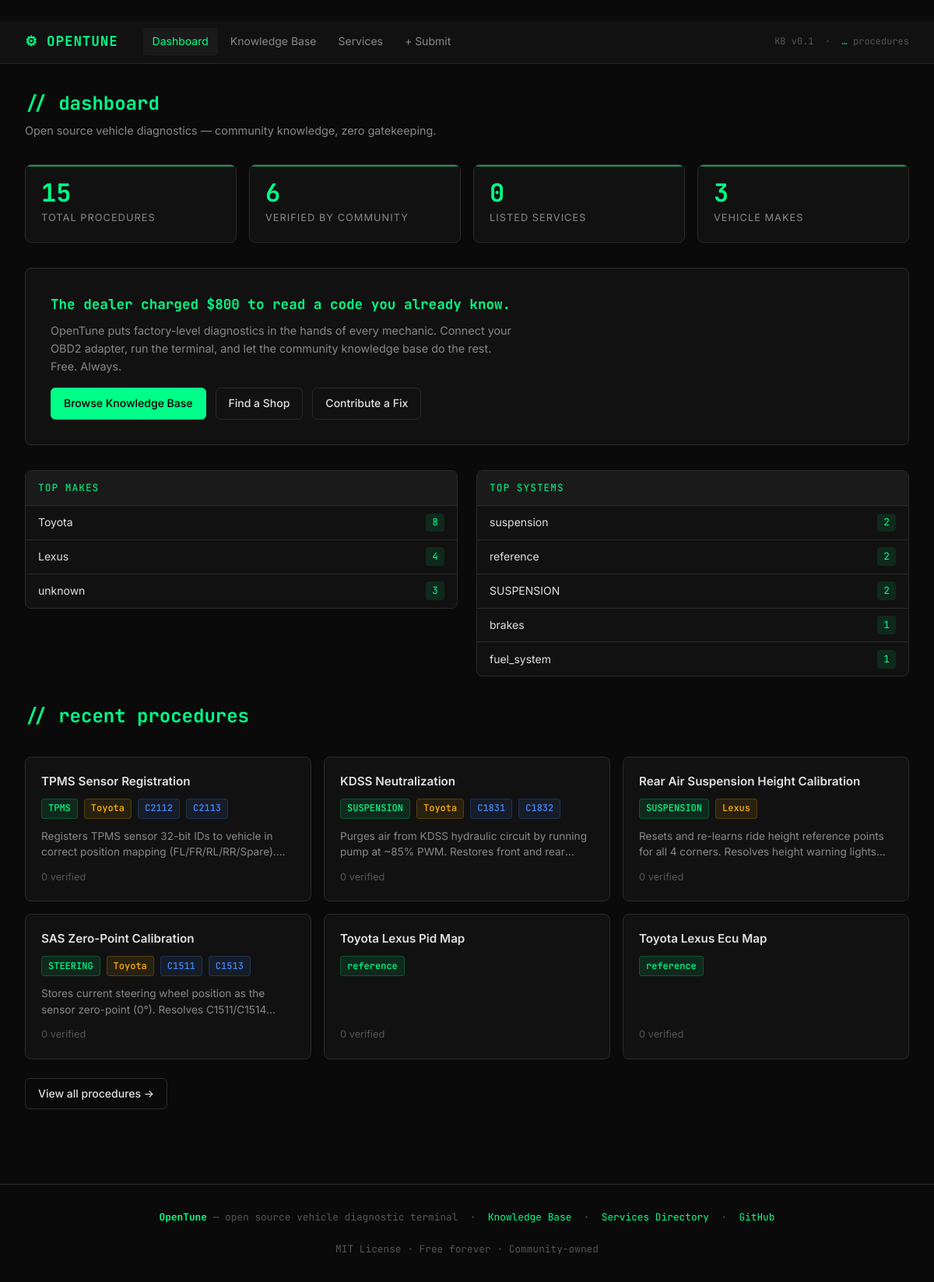
Before: / with the older database file.
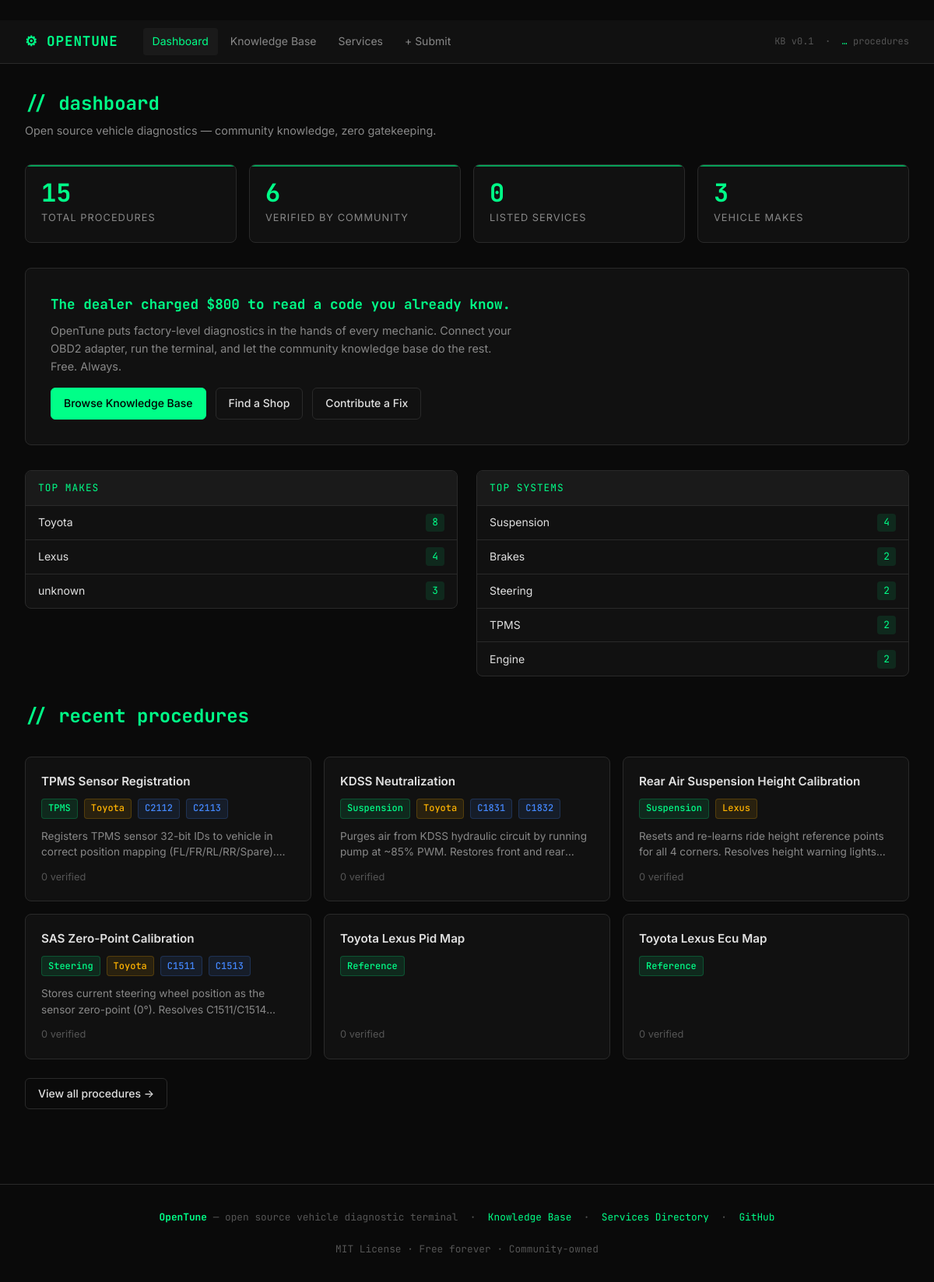
After: the same page with the newer database file.
### tables this page shows
CREATE TABLE procedures (
                id                TEXT PRIMARY KEY,
                title             TEXT,
                system            TEXT,
                make_family       TEXT,
                make              TEXT,
                model             TEXT,
                year_min          INTEGER,
                year_max          INTEGER,
                dtc_codes         TEXT DEFAULT '[]',
                symptoms          TEXT DEFAULT '[]',
                steps             TEXT DEFAULT '[]',
                outcome_summary   TEXT,
                verified_count    INTEGER DEFAULT 0,
                vehicles_confirmed TEXT DEFAULT '[]',
                confidence        REAL DEFAULT 0.0,
                contributor       TEXT DEFAULT 'opentune_seed',
                created_at        TEXT,
                updated_at        TEXT,
                embedding         BLOB
            );

### api/main.py (the view)
@app.get("/", response_class=HTMLResponse)
def web_index(request: Request):
    st = stats()
    procs = get_all_procedures()
    services = get_all_services()
    st["total_services"] = len(services)
    recent = [_summary(p) for p in procs[-6:]][::-1]
    return _templates.TemplateResponse(request=request, name="index.html", context={"active": "home",
        "stats": st, "recent": recent
    })

### web/templates/index.html (shortened to what this page needs)
﻿{% extends "base.html" %}
{% block content %}
<div class="container">
  <div class="page-header">
    <h1>// dashboard</h1>
    <p>Open source vehicle diagnostics — community knowledge, zero gatekeeping.</p>
  </div>
  <div class="stats-grid">
    <div class="stat-card">
      <div class="stat-value">{{ stats.total_procedures }}</div>
      <div class="stat-label">Total Procedures</div>
    </div>
    <div class="stat-card">
      <div class="stat-value">{{ stats.verified_procedures }}</div>
      <div class="stat-label">Verified by Community</div>
    </div>
    <div class="stat-card">
      <div class="stat-value">{{ stats.total_services }}</div>
      <div class="stat-label">Listed Services</div>
    </div>
    <div class="stat-card">
      <div class="stat-value">{{ stats.top_makes | length }}</div>
      <div class="stat-label">Vehicle Makes</div>
    </div>
  </div>
  <div class="hero">
    <h2>The dealer charged $800 to read a code you already know.</h2>
    <p>OpenTune puts factory-level diagnostics in the hands of every mechanic. Connect your OBD2 adapter, run the terminal, and let the community knowledge base do the rest. Free. Always.</p>
    <div class="hero-actions">
      <a href="/browse" class="btn btn-primary">Browse Knowledge Base</a>
      <a href="/services" class="btn btn-outline">Find a Shop</a>
      <a href="/submit" class="btn btn-outline">Contribute a Fix</a>
    </div>
  </div>
  <div class="grid-2">
    <div>
      <div class="top-list">
        <div class="top-list-header">Top Makes</div>
        {% for item in stats.top_makes %}
        <a href="/browse?make={{ item.make }}" class="top-list-item" style="text-decoration:none; color:inherit;">
          <span>{{ item.make or "Universal" }}</span>
          <span class="top-list-count">{{ item.count }}</span>
        </a>
        {% else %}
        <div class="top-list-item" style="color:var(--text-muted)">No data yet</div>
        {% endfor %}
      </div>
    </div>
    <div>
      <div class="top-list">
        <div class="top-list-header">Top Systems</div>
        {% for item in stats.top_systems %}
        <a href="/browse?system={{ item.system }}" class="top-list-item" style="text-decoration:none; color:inherit;">
          <span>{{ item.system }}</span>
          <span class="top-list-count">{{ item.count }}</span>
        </a>
        {% else %}
        <div class="top-list-item" style="color:var(--text-muted)">No data yet</div>
        {% endfor %}
      </div>
    </div>
  </div>
  {% if recent %}
  <div style="margin-top: 2rem;">
    <div class="page-header">
      <h1>// recent procedures</h1>
    </div>
    <div class="cards-grid">
      {% for proc in recent %}
      <a href="/procedure/{{ proc.id }}" class="proc-card">
        <div class="proc-card-title">{{ proc.title }}</div>
        <div class="proc-card-meta">
          {% if proc.system %}<span class="tag tag-system">{{ proc.system }}</span>{% endif %}
          {% if proc.make %}<span class="tag tag-make">{{ proc.make }}</span>{% endif %}
          {% for dtc in (proc.dtc_codes or [])[:2] %}
          <span class="tag tag-dtc">{{ dtc }}</span>
          {% endfor %}
        </div>
        {% if proc.outcome_summary %}
        <div class="proc-card-summary">{{ proc.outcome_summary }}</div>
        {% endif %}
        <div class="proc-card-footer">
          <span>{{ proc.verified_count or 0 }} verified</span>
        </div>
      </a>
      {% endfor %}
    </div>
    <div style="margin-top:1.5rem;">
      <a href="/browse" class="btn btn-outline">View all procedures →</a>
    </div>
  </div>
  {% endif %}
</div>
{% endblock %}

### web/templates/base.html (shortened to what this page needs)
﻿<!DOCTYPE html>
<html lang="en">
<head>
  <link rel="stylesheet" href="/static/style.css">
</head>
<body>
<nav>
  <a class="nav-brand" href="/">⚙ OPENTUNE</a>
  <div class="nav-links">
    <a href="/" class="{% if active == 'home' %}active{% endif %}">Dashboard</a>
    <a href="/browse" class="{% if active == 'browse' %}active{% endif %}">Knowledge Base</a>
    <a href="/services" class="{% if active == 'services' %}active{% endif %}">Services</a>
    <a href="/submit" class="{% if active == 'submit' %}active{% endif %}">+ Submit</a>
  </div>
  <div class="nav-badge">KB v0.1 &nbsp;·&nbsp; <span id="proc-count">…</span> procedures</div>
</nav>
{% block content %}{% endblock %}
<footer>
  <strong><a href="/">OpenTune</a></strong> — open source vehicle diagnostic terminal &nbsp;·&nbsp;
  <a href="/browse">Knowledge Base</a> &nbsp;·&nbsp;
  <a href="/services">Services Directory</a> &nbsp;·&nbsp;
  <a href="https://github.com/opentune/opentune" target="_blank">GitHub</a>
  <br><br>
  MIT License · Free forever · Community-owned
</footer>
</body>
</html>

Changed rows visible on the page:
no longer on this page (row edited): procedures: system "fuel_system", count "1"
no longer on one of the page's lists (row edited): procedures: system "SUSPENSION"
no longer on one of the page's lists (row edited): procedures: system "reference"
changed procedures: system "brakes" → "Brakes"; count "1" → "2"
changed procedures (number 2 of 11 on the later page): system "suspension" → "Suspension"; count "2" → "4"
now on this page (row edited): procedures: system "Steering", count "2"
now on this page (row edited): procedures: system "TPMS", count "2"
now on this page (row edited): procedures: system "Engine", count "2"
changed procedures "KDSS Neutralization": system "SUSPENSION" → "Suspension"
changed procedures "Rear Air Suspension Height Calibration": system "SUSPENSION" → "Suspension"
changed procedures "SAS Zero-Point Calibration": system "STEERING" → "Steering"
changed procedures "Toyota Lexus Pid Map": system "reference" → "Reference"
changed procedures "Toyota Lexus Ecu Map": system "reference" → "Reference"
